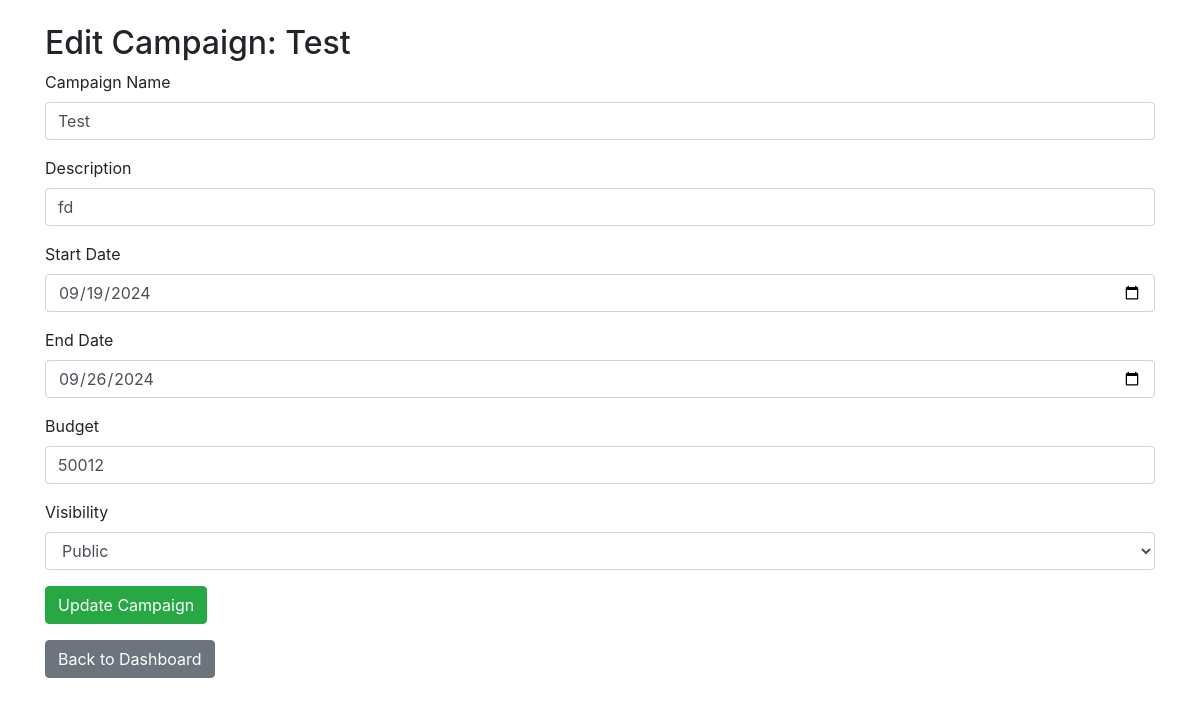
The page /campaign/1/edit (signed in) on the database its author committed.
### app.py (models this page shows)
class Campaign(db.Model):
    id = db.Column(db.Integer, primary_key=True)
    name = db.Column(db.String(150), nullable=False)
    description = db.Column(db.Text)
    start_date = db.Column(db.Date)
    end_date = db.Column(db.Date)
    budget = db.Column(db.Integer)
    visibility = db.Column(db.String(50), default='public')  # 'public' or 'private'
    sponsor_id = db.Column(db.Integer, db.ForeignKey('user.id'), nullable=False)
    category_id = db.Column(db.Integer, db.ForeignKey('category.id'), nullable=True)
    is_flagged = db.Column(db.Boolean, default=False)
    ad_requests = db.relationship('AdRequest', backref='campaign',cascade="all, delete-orphan", lazy=True)
    notifications = db.relationship('Notification', backref='campaign', cascade='all, delete-orphan')

### app.py (the view, shortened to what this page needs)
@app.route('/campaign/<int:campaign_id>/edit', methods=['GET', 'POST'])
@login_required
def edit_campaign(campaign_id):
    campaign = Campaign.query.get_or_404(campaign_id)
    if campaign.sponsor_id != current_user.id:
        flash('You do not have permission to edit this campaign.', 'danger')
        return redirect(url_for('sponsor_dashboard'))
    form = EditCampaignForm(obj=campaign)
    return render_template('edit_campaign.html', form=form, campaign=campaign)

### app.py
class EditCampaignForm(FlaskForm):
    name = StringField('Campaign Name', validators=[DataRequired()])
    description = StringField('Description', validators=[DataRequired()])
    start_date = DateField('Start Date', validators=[DataRequired()])
    end_date = DateField('End Date', validators=[DataRequired()])
    budget = FloatField('Budget', validators=[DataRequired()])
    visibility = SelectField('Visibility', choices=[('public', 'Public'), ('private', 'Private')], validators=[DataRequired()])

### app.py (called while the page is built)
@login_manager.user_loader
def load_user(user_id):
    return User.query.get(int(user_id))

### templates/edit_campaign.html (shortened to what this page needs)
<!DOCTYPE html>
<html lang="en">
<head>
    <link rel="stylesheet" href="https://maxcdn.bootstrapcdn.com/bootstrap/4.5.2/css/bootstrap.min.css">
</head>
<body>
    <div class="container mt-4">
        <h2>Edit Campaign: {{ campaign.name }}</h2>
        <form method="POST">
            <div class="form-group">
                {{ form.name.label }}<br>
                {{ form.name(class="form-control") }}
            </div>
            <div class="form-group">
                {{ form.description.label }}<br>
                {{ form.description(class="form-control") }}
            </div>
            <div class="form-group">
                {{ form.start_date.label }}<br>
                {{ form.start_date(class="form-control") }}
            </div>
            <div class="form-group">
                {{ form.end_date.label }}<br>
                {{ form.end_date(class="form-control") }}
            </div>
            <div class="form-group">
                {{ form.budget.label }}<br>
                {{ form.budget(class="form-control") }}
            </div>
            <div class="form-group">
                {{ form.visibility.label }}<br>
                {{ form.visibility(class="form-control") }}
            </div>
            <button type="submit" class="btn btn-success">Update Campaign</button>
        </form>
        <a href="{{ url_for('sponsor_dashboard') }}" class="btn btn-secondary mt-3">Back to Dashboard</a>
    </div>
</body>
</html>

### rows shown on the page
Campaign: name "Test", description "fd", start_date "09/19/2024", end_date "09/26/2024", budget "50012", visibility "Public"
